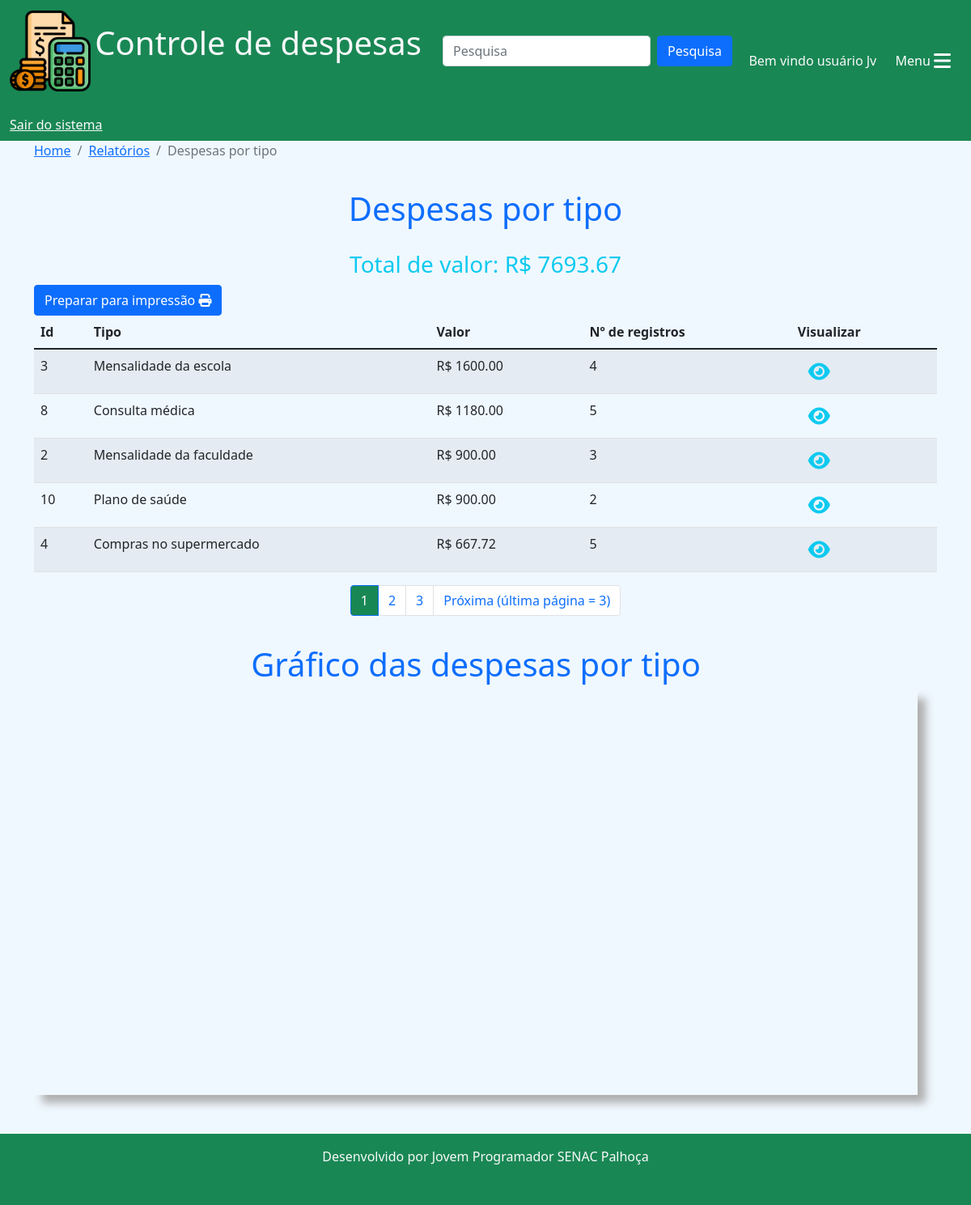
Page /relatorios/despesas_por_tipo/ (signed in) on the committed database.
### cadastros/models.py (models this page shows, shortened)
class TipoDespesa(models.Model):
    tipo = models.CharField(max_length=80)
    padrao = models.BooleanField(default=False)
    usuario = models.ForeignKey(User, on_delete=models.CASCADE, blank=True, null=True)
    grupo = models.ForeignKey(GrupoDespesa, on_delete=models.CASCADE)
    ativo = models.BooleanField(default=True)
    class Meta:
        verbose_name = 'Tipo de despesa'
        verbose_name_plural = 'Tipos de despesa'

### relatorios/views.py (the view)
# urls.py: path('despesas_por_tipo/', views.despesas_por_tipo, name='despesas_por_tipo'),
@login_required(login_url='login')
def despesas_por_tipo(request):
    user = request.user
    despesas = Despesa.objects.all().filter(
        usuario=user
    ).values('tipo__tipo', 'tipo').annotate(total=Sum('valor'), count=Count('tipo')).order_by('-total')
    if len(despesas) == 0:
        messages.add_message(request, messages.WARNING, 'Não existem registros para esse usuário')
        return redirect('home')
    for d in despesas:
        d['total'] = f'{d["total"]:.2f}'
    total = despesas.aggregate(Sum('total'))
    total = f"{total['total__sum']:.2f}"
    des = Despesa.objects.all().filter(
        usuario=user
    ).values('tipo__tipo', 'tipo').annotate(total=Sum('valor'), count=Count('tipo')).order_by('-total')
    for d in des:
        d['tot'] = round(d['total'])
    paginator = Paginator(despesas, 5)
    page = request.GET.get('p')
    despesas = paginator.get_page(page)
    return render(request, 'despesas_por_tipo.html', {'despesas':despesas, 'des':des, 'total':total})

### relatorios/templates/despesas_por_tipo.html (shortened to what this page needs)
{% extends 'base.html'%}
{% block 'conteudo'%}
<nav aria-label="breadcrumb">
  <ol class="breadcrumb">
    <li class="breadcrumb-item"><a href="{% url 'home'%}">Home</a></li>
    <li class="breadcrumb-item"><a href="{% url 'relatorios'%}">Relatórios</a></li>
    <li class="breadcrumb-item active" aria-current="page">Despesas por tipo</li>
  </ol>
</nav>
<h1 style="padding-top: 20px;" class="text-center text-primary">Despesas por tipo</h1>
<h3 style="padding-top: 20px;" class="text-center text-info">Total de valor: R$ {{total}}</h3>
<a href="{% url 'despesas_por_tipo_print'%}" class="btn btn-primary" target="_blank">Preparar para impressão <i class="fa-solid fa-print"></i></a>
<div class="row">
  <div class="col-12">
    <table class="table table-striped table-hover">
      <thead>
        <tr>
          <th scope="col">Id</th>
          <th scope="col">Tipo</th>
          <th scope="col">Valor</th>
          <th scope="col">Nº de registros</th>
          <th scope="col">Visualizar</th>
        </tr>
      </thead>
      <tbody>
        {% for c in despesas%}
        <tr>
            <td>{{c.tipo}}</td>
            <td>{{c.tipo__tipo}}</td>
            <td>R$ {{c.total}}</td>
            <td>{{c.count}}</td>
            <td><a href="{% url 'ver_despesas_tipo' c.tipo%}" class="btn" title='Ver despesas'><i class="fa-solid fa-eye text-info fa-xl"></i></a></td>
        </tr>
        {%endfor%}
      </tbody>
    </table>
</div>
<nav aria-label="Page navigation example">
  <ul class="pagination justify-content-center">
    {%for pagina in despesas.paginator.page_range%}
    {%if despesas.number == pagina%}
      <li class="page-item active"><a class="page-link bg-success" href="?p={{pagina}}">{{pagina}}</a></li>
    {% elif despesas.number > pagina|add:'-3'  and despesas.number < pagina|add:'3'%}
      <li class="page-item"><a class="page-link" href="?p={{pagina}}">{{pagina}}</a></li>
    {%endif%}
    {%endfor%}
    {%if despesas.has_next%}
    <li class="page-item">
      <a class="page-link" href="?p={{despesas.next_page_number}}">Próxima (última página = {{despesas.paginator.num_pages}})</a>
    </li>
    {%endif%}
  </ul>
</nav>
<div class="row">
  <h1 style="padding-top: 20px;" class="text-center text-primary">Gráfico das despesas por tipo</h1>
  <div class="col-12">
    <div id="piechart_3d" style="width: 100%; height: 500px;"></div>
  </div>
</div>
</div>
{% endblock %}

### templates/base.html (shortened to what this page needs)
{% load static %}
<!DOCTYPE html>
<html lang="pt-br">
<head>
    <link href="https://cdn.jsdelivr.net/npm/bootstrap@5.1.3/dist/css/bootstrap.min.css" rel="stylesheet">
    <link rel="stylesheet" href="{% static 'css/estilo.css'%}">
</head>
<body>
    <nav class="navbar navbar-light bg-success">
        <div class="container-fluid">
          <a class="navbar-brand text-light" href="{% url 'home'%}">
            <img src="{% static 'img/icone_despesas.png'%}" width="100" height="100" class="d-inline-block align-text-middle">
            <span class="fs-1">Controle de despesas</span>
          </a>
          <form class="d-flex" action="{% url 'pesquisa'%}">
            <input class="form-control me-2" type="search" placeholder="Pesquisa" aria-label="Search" name="termo">
            <button class="btn btn-primary" type="submit">Pesquisa</button>
          </form>
          {% if user.first_name != ''%}
          <span class="text-light mt-4">Bem vindo {{user.first_name}} {{user.last_name}}</span>
          {% else %}
          <span class="text-light mt-4">Bem vindo usuário {{user}}</span>
          {% endif %}
          <button class="btn btn-success text-end mt-4" type="button" data-bs-toggle="offcanvas" data-bs-target="#offcanvasScrolling" aria-controls="offcanvasScrolling">Menu <i class="fa fa-bars fa-xl"></i></button>
          {% if user.is_authenticated %}
          <a href="{% url 'logout'%}" class="text-light mt-4">Sair do sistema</a>
          {% else %}
          <a href="{% url 'login'%}" class="text-light mt-4">Faça seu login</a>
          {% endif %}
        </div>
    </nav>
      <div class="container">
       {% block 'conteudo'%}
       {% endblock %}
      </div>
    <footer class="text-center text-light bg-success mt-5 pb-3">
        <p class="py-3">Desenvolvido por Jovem Programador SENAC Palhoça</p>
    </footer>
</body>
</html>

### templates/static/css/estilo.css (style rules this page uses)
* { margin: 0; padding: 0; }
body { background-color: aliceblue; }
#piechart_3d { box-shadow: 10px 10px 10px rgb(175, 175, 175); }

### rows in the picture
TipoDespesa: tipo "3", tipo__tipo "Mensalidade da escola", total "1600.00", count "4"
TipoDespesa: tipo "8", tipo__tipo "Consulta médica", total "1180.00", count "5"
TipoDespesa: tipo "2", tipo__tipo "Mensalidade da faculdade", total "900.00", count "3"
TipoDespesa: tipo "4", tipo__tipo "Compras no supermercado", total "667.72", count "5"

### other values in the picture
{{ user }} "Jv"
{{ total }} "7693.67"
{{ c.tipo }} "10"
{{ c.tipo__tipo }} "Plano de saúde"
{{ c.total }} "900.00"
{{ c.count }} "2"
{{ pagina }} "1"
{{ pagina }} "2" "3"
{{ despesas.paginator.num_pages }} "3"
